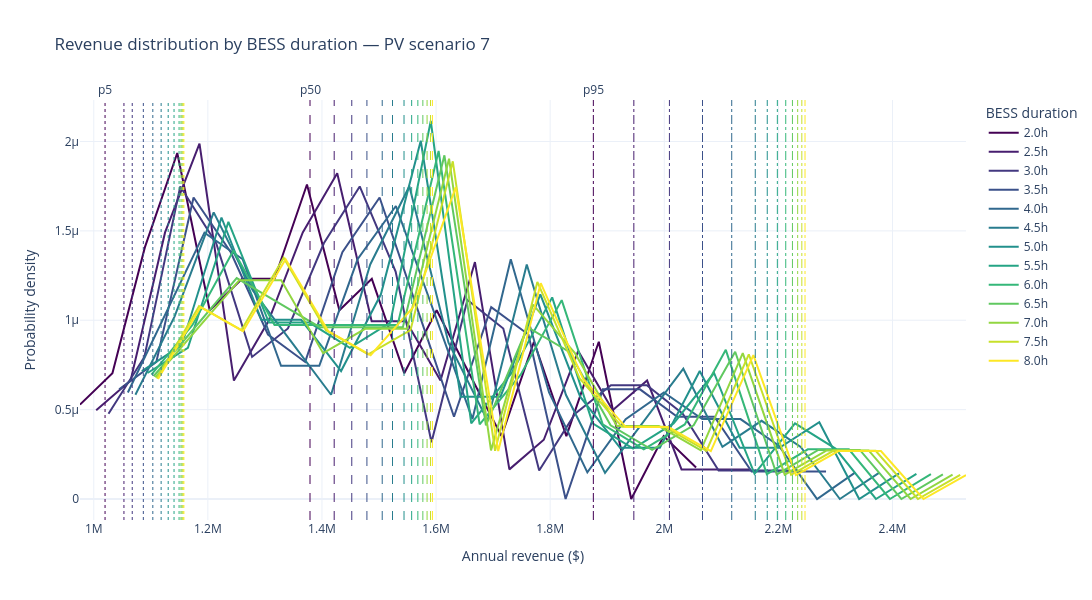

Source (notebook cell):
### Code cell
gen7_data = optimization_output[optimization_output['gen_scenario'] == 7]

fig = go.Figure()

for duration in durations:
    color = duration_color(duration)
    data = gen7_data[gen7_data['bess_duration_h'] == duration]['sum_actual_revenue_row_total']
    if data.empty:
        continue

    counts, bins = np.histogram(data, bins=20, density=True)
    bin_centers = (bins[:-1] + bins[1:]) / 2
    fig.add_trace(go.Scatter(x=bin_centers, y=counts, mode='lines', name=f'{duration}h', line=dict(color=color)))

    for label, (q, dash) in quantiles.items():
        fig.add_vline(
            x=data.quantile(q),
            line=dict(color=color, dash=dash, width=1),
            annotation_text=label if duration == durations[0] else '',
            annotation_position='top',
        )

fig.update_layout(
    template='plotly_white',
    title='Revenue distribution by BESS duration — PV scenario 7',
    xaxis_title='Annual revenue ($)',
    yaxis_title='Probability density',
    legend_title='BESS duration',
    width=1500,
    height=600,
)
fig.show()

### Figure 1 — Plotly figure (JSON) as saved in the notebook; plotly's stock layout.template omitted (floating-point values rounded to 4 significant figures)
{"data": [{"line": {"color": "rgb(68, 1, 84)"}, "mode": "lines", "name": "2.0h", "type": "scatter", "x": [975900.0, 1033000.0, 1090000.0, 1146000.0, 1203000.0, 1260000.0, 1317000.0, 1374000.0, 1431000.0, 1487000.0, 1544000.0, 1601000.0, 1658000.0, 1715000.0, 1772000.0, 1828000.0, 1885000.0, 1942000.0, 1999000.0, 2056000.0], "y": [5.279e-07, 7.038e-07, 1.408e-06, 1.935e-06, 1.056e-06, 1.232e-06, 1.232e-06, 1.76e-06, 1.056e-06, 1.232e-06, 7.038e-07, 1.056e-06, 7.038e-07, 3.519e-07, 8.798e-07, 3.519e-07, 8.798e-07, 0.0, 3.519e-07, 1.76e-07]}, {"line": {"color": "rgb(71, 30, 111)"}, "mode": "lines", "name": "2.5h", "type": "scatter", "x": [1004000.0, 1065000.0, 1125000.0, 1185000.0, 1246000.0, 1306000.0, 1366000.0, 1427000.0, 1487000.0, 1547000.0, 1608000.0, 1668000.0, 1728000.0, 1789000.0, 1849000.0, 1910000.0, 1970000.0, 2030000.0, 2091000.0, 2151000.0], "y": [4.971e-07, 6.628e-07, 1.491e-06, 1.988e-06, 6.628e-07, 9.942e-07, 1.491e-06, 1.823e-06, 9.942e-07, 9.942e-07, 6.628e-07, 1.326e-06, 1.657e-07, 3.314e-07, 8.285e-07, 4.971e-07, 6.628e-07, 1.657e-07, 1.657e-07, 1.657e-07]}, {"line": {"color": "rgb(67, 56, 128)"}, "mode": "lines", "name": "3.0h", "type": "scatter", "x": [1026000.0, 1089000.0, 1152000.0, 1215000.0, 1277000.0, 1340000.0, 1403000.0, 1466000.0, 1529000.0, 1592000.0, 1655000.0, 1718000.0, 1781000.0, 1844000.0, 1907000.0, 1969000.0, 2032000.0, 2095000.0, 2158000.0, 2221000.0], "y": [4.769e-07, 7.948e-07, 1.749e-06, 1.431e-06, 7.948e-07, 9.538e-07, 1.431e-06, 1.749e-06, 1.272e-06, 3.179e-07, 1.113e-06, 9.538e-07, 1.59e-07, 4.769e-07, 6.359e-07, 6.359e-07, 4.769e-07, 1.59e-07, 1.59e-07, 1.59e-07]}, {"line": {"color": "rgb(59, 81, 138)"}, "mode": "lines", "name": "3.5h", "type": "scatter", "x": [1045000.0, 1110000.0, 1175000.0, 1240000.0, 1305000.0, 1371000.0, 1436000.0, 1501000.0, 1566000.0, 1631000.0, 1697000.0, 1762000.0, 1827000.0, 1892000.0, 1957000.0, 2023000.0, 2088000.0, 2153000.0, 2218000.0, 2284000.0], "y": [6.134e-07, 7.667e-07, 1.687e-06, 1.38e-06, 9.201e-07, 7.667e-07, 1.38e-06, 1.687e-06, 1.073e-06, 4.6e-07, 1.073e-06, 9.201e-07, 0.0, 6.134e-07, 6.134e-07, 4.6e-07, 4.6e-07, 1.533e-07, 1.533e-07, 1.533e-07]}, {"line": {"color": "rgb(49, 104, 142)"}, "mode": "lines", "name": "4.0h", "type": "scatter", "x": [1060000.0, 1127000.0, 1194000.0, 1261000.0, 1328000.0, 1395000.0, 1462000.0, 1530000.0, 1597000.0, 1664000.0, 1731000.0, 1798000.0, 1865000.0, 1932000.0, 1999000.0, 2067000.0, 2134000.0, 2201000.0, 2268000.0, 2335000.0], "y": [5.96e-07, 1.043e-06, 1.49e-06, 1.341e-06, 7.45e-07, 7.45e-07, 1.341e-06, 1.639e-06, 1.043e-06, 4.47e-07, 1.341e-06, 5.96e-07, 1.49e-07, 4.47e-07, 5.96e-07, 4.47e-07, 4.47e-07, 2.98e-07, 0.0, 1.49e-07]}, {"line": {"color": "rgb(41, 124, 142)"}, "mode": "lines", "name": "4.5h", "type": "scatter", "x": [1073000.0, 1142000.0, 1210000.0, 1279000.0, 1347000.0, 1416000.0, 1485000.0, 1553000.0, 1622000.0, 1690000.0, 1759000.0, 1828000.0, 1896000.0, 1965000.0, 2033000.0, 2102000.0, 2171000.0, 2239000.0, 2308000.0, 2376000.0], "y": [5.831e-07, 1.02e-06, 1.604e-06, 1.166e-06, 8.747e-07, 5.831e-07, 1.312e-06, 1.749e-06, 8.747e-07, 4.373e-07, 1.312e-06, 5.831e-07, 1.458e-07, 4.373e-07, 7.289e-07, 2.916e-07, 4.373e-07, 2.916e-07, 0.0, 1.458e-07]}, {"line": {"color": "rgb(34, 144, 140)"}, "mode": "lines", "name": "5.0h", "type": "scatter", "x": [1084000.0, 1154000.0, 1224000.0, 1294000.0, 1364000.0, 1433000.0, 1503000.0, 1573000.0, 1643000.0, 1713000.0, 1783000.0, 1853000.0, 1922000.0, 1992000.0, 2062000.0, 2132000.0, 2202000.0, 2272000.0, 2342000.0, 2411000.0], "y": [7.158e-07, 8.589e-07, 1.575e-06, 1.002e-06, 1.002e-06, 7.158e-07, 1.145e-06, 2.004e-06, 5.726e-07, 5.726e-07, 1.145e-06, 5.726e-07, 2.863e-07, 2.863e-07, 7.158e-07, 2.863e-07, 2.863e-07, 4.295e-07, 0.0, 1.432e-07]}, {"line": {"color": "rgb(37, 164, 133)"}, "mode": "lines", "name": "5.5h", "type": "scatter", "x": [1094000.0, 1165000.0, 1236000.0, 1307000.0, 1378000.0, 1449000.0, 1520000.0, 1591000.0, 1662000.0, 1733000.0, 1804000.0, 1874000.0, 1945000.0, 2016000.0, 2087000.0, 2158000.0, 2229000.0, 2300000.0, 2371000.0, 2442000.0], "y": [7.049e-07, 8.458e-07, 1.551e-06, 9.868e-07, 9.868e-07, 8.458e-07, 9.868e-07, 2.115e-06, 4.229e-07, 7.049e-07, 1.128e-06, 4.229e-07, 2.819e-07, 4.229e-07, 7.049e-07, 1.41e-07, 4.229e-07, 2.819e-07, 0.0, 1.41e-07]}, {"line": {"color": "rgb(53, 183, 121)"}, "mode": "lines", "name": "6.0h", "type": "scatter", "x": [1101000.0, 1173000.0, 1245000.0, 1317000.0, 1389000.0, 1461000.0, 1533000.0, 1604000.0, 1676000.0, 1748000.0, 1820000.0, 1892000.0, 1964000.0, 2036000.0, 2108000.0, 2180000.0, 2252000.0, 2324000.0, 2395000.0, 2467000.0], "y": [6.953e-07, 9.734e-07, 1.391e-06, 9.734e-07, 9.734e-07, 9.734e-07, 9.734e-07, 1.947e-06, 4.172e-07, 6.953e-07, 1.112e-06, 4.172e-07, 2.781e-07, 4.172e-07, 8.344e-07, 1.391e-07, 2.781e-07, 2.781e-07, 0.0, 1.391e-07]}, {"line": {"color": "rgb(96, 200, 96)"}, "mode": "lines", "name": "6.5h", "type": "scatter", "x": [1105000.0, 1178000.0, 1251000.0, 1323000.0, 1396000.0, 1469000.0, 1542000.0, 1615000.0, 1687000.0, 1760000.0, 1833000.0, 1906000.0, 1979000.0, 2052000.0, 2124000.0, 2197000.0, 2270000.0, 2343000.0, 2416000.0, 2488000.0], "y": [6.867e-07, 9.614e-07, 1.236e-06, 1.099e-06, 9.614e-07, 9.614e-07, 9.614e-07, 1.923e-06, 4.12e-07, 9.614e-07, 8.24e-07, 4.12e-07, 2.747e-07, 4.12e-07, 8.24e-07, 1.373e-07, 2.747e-07, 2.747e-07, 0.0, 1.373e-07]}, {"line": {"color": "rgb(146, 214, 65)"}, "mode": "lines", "name": "7.0h", "type": "scatter", "x": [1108000.0, 1181000.0, 1255000.0, 1329000.0, 1402000.0, 1476000.0, 1549000.0, 1623000.0, 1696000.0, 1770000.0, 1843000.0, 1917000.0, 1991000.0, 2064000.0, 2138000.0, 2211000.0, 2285000.0, 2358000.0, 2432000.0, 2505000.0], "y": [6.798e-07, 9.518e-07, 1.224e-06, 1.224e-06, 8.158e-07, 9.518e-07, 9.518e-07, 1.904e-06, 2.719e-07, 1.088e-06, 8.158e-07, 4.079e-07, 4.079e-07, 2.719e-07, 8.158e-07, 1.36e-07, 2.719e-07, 2.719e-07, 0.0, 1.36e-07]}, {"line": {"color": "rgb(199, 224, 42)"}, "mode": "lines", "name": "7.5h", "type": "scatter", "x": [1110000.0, 1185000.0, 1259000.0, 1333000.0, 1407000.0, 1481000.0, 1555000.0, 1629000.0, 1703000.0, 1778000.0, 1852000.0, 1926000.0, 2000000.0, 2074000.0, 2148000.0, 2222000.0, 2296000.0, 2371000.0, 2445000.0, 2519000.0], "y": [6.746e-07, 1.079e-06, 9.444e-07, 1.349e-06, 9.444e-07, 8.095e-07, 9.444e-07, 1.889e-06, 2.698e-07, 1.214e-06, 6.746e-07, 4.047e-07, 4.047e-07, 2.698e-07, 8.095e-07, 1.349e-07, 2.698e-07, 2.698e-07, 0.0, 1.349e-07]}, {"line": {"color": "rgb(253, 231, 37)"}, "mode": "lines", "name": "8.0h", "type": "scatter", "x": [1113000.0, 1187000.0, 1262000.0, 1336000.0, 1411000.0, 1485000.0, 1560000.0, 1634000.0, 1709000.0, 1783000.0, 1858000.0, 1933000.0, 2007000.0, 2082000.0, 2156000.0, 2231000.0, 2305000.0, 2380000.0, 2454000.0, 2529000.0], "y": [6.708e-07, 1.073e-06, 9.391e-07, 1.342e-06, 9.391e-07, 8.049e-07, 1.073e-06, 1.744e-06, 2.683e-07, 1.207e-06, 6.708e-07, 4.025e-07, 4.025e-07, 2.683e-07, 8.049e-07, 1.342e-07, 2.683e-07, 2.683e-07, 0.0, 1.342e-07]}], "layout": {"annotations": [{"showarrow": false, "text": "p5", "x": 1020000.0, "xanchor": "center", "xref": "x", "y": 1, "yanchor": "bottom", "yref": "y domain"}, {"showarrow": false, "text": "p50", "x": 1379000.0, "xanchor": "center", "xref": "x", "y": 1, "yanchor": "bottom", "yref": "y domain"}, {"showarrow": false, "text": "p95", "x": 1876000.0, "xanchor": "center", "xref": "x", "y": 1, "yanchor": "bottom", "yref": "y domain"}, {"showarrow": false, "text": "", "x": 1053000.0, "xanchor": "center", "xref": "x", "y": 1, "yanchor": "bottom", "yref": "y domain"}, {"showarrow": false, "text": "", "x": 1421000.0, "xanchor": "center", "xref": "x", "y": 1, "yanchor": "bottom", "yref": "y domain"}, {"showarrow": false, "text": "", "x": 1947000.0, "xanchor": "center", "xref": "x", "y": 1, "yanchor": "bottom", "yref": "y domain"}, {"showarrow": false, "text": "", "x": 1067000.0, "xanchor": "center", "xref": "x", "y": 1, "yanchor": "bottom", "yref": "y domain"}, {"showarrow": false, "text": "", "x": 1452000.0, "xanchor": "center", "xref": "x", "y": 1, "yanchor": "bottom", "yref": "y domain"}, {"showarrow": false, "text": "", "x": 2009000.0, "xanchor": "center", "xref": "x", "y": 1, "yanchor": "bottom", "yref": "y domain"}, {"showarrow": false, "text": "", "x": 1087000.0, "xanchor": "center", "xref": "x", "y": 1, "yanchor": "bottom", "yref": "y domain"}, {"showarrow": false, "text": "", "x": 1479000.0, "xanchor": "center", "xref": "x", "y": 1, "yanchor": "bottom", "yref": "y domain"}, {"showarrow": false, "text": "", "x": 2067000.0, "xanchor": "center", "xref": "x", "y": 1, "yanchor": "bottom", "yref": "y domain"}, {"showarrow": false, "text": "", "x": 1104000.0, "xanchor": "center", "xref": "x", "y": 1, "yanchor": "bottom", "yref": "y domain"}, {"showarrow": false, "text": "", "x": 1506000.0, "xanchor": "center", "xref": "x", "y": 1, "yanchor": "bottom", "yref": "y domain"}, {"showarrow": false, "text": "", "x": 2118000.0, "xanchor": "center", "xref": "x", "y": 1, "yanchor": "bottom", "yref": "y domain"}, {"showarrow": false, "text": "", "x": 1118000.0, "xanchor": "center", "xref": "x", "y": 1, "yanchor": "bottom", "yref": "y domain"}, {"showarrow": false, "text": "", "x": 1524000.0, "xanchor": "center", "xref": "x", "y": 1, "yanchor": "bottom", "yref": "y domain"}, {"showarrow": false, "text": "", "x": 2160000.0, "xanchor": "center", "xref": "x", "y": 1, "yanchor": "bottom", "yref": "y domain"}, {"showarrow": false, "text": "", "x": 1130000.0, "xanchor": "center", "xref": "x", "y": 1, "yanchor": "bottom", "yref": "y domain"}, {"showarrow": false, "text": "", "x": 1544000.0, "xanchor": "center", "xref": "x", "y": 1, "yanchor": "bottom", "yref": "y domain"}, {"showarrow": false, "text": "", "x": 2181000.0, "xanchor": "center", "xref": "x", "y": 1, "yanchor": "bottom", "yref": "y domain"}, {"showarrow": false, "text": "", "x": 1141000.0, "xanchor": "center", "xref": "x", "y": 1, "yanchor": "bottom", "yref": "y domain"}, {"showarrow": false, "text": "", "x": 1557000.0, "xanchor": "center", "xref": "x", "y": 1, "yanchor": "bottom", "yref": "y domain"}, {"showarrow": false, "text": "", "x": 2198000.0, "xanchor": "center", "xref": "x", "y": 1, "yanchor": "bottom", "yref": "y domain"}, {"showarrow": false, "text": "", "x": 1150000.0, "xanchor": "center", "xref": "x", "y": 1, "yanchor": "bottom", "yref": "y domain"}, {"showarrow": false, "text": "", "x": 1568000.0, "xanchor": "center", "xref": "x", "y": 1, "yanchor": "bottom", "yref": "y domain"}, {"showarrow": false, "text": "", "x": 2213000.0, "xanchor": "center", "xref": "x", "y": 1, "yanchor": "bottom", "yref": "y domain"}, {"showarrow": false, "text": "", "x": 1153000.0, "xanchor": "center", "xref": "x", "y": 1, "yanchor": "bottom", "yref": "y domain"}, {"showarrow": false, "text": "", "x": 1577000.0, "xanchor": "center", "xref": "x", "y": 1, "yanchor": "bottom", "yref": "y domain"}, {"showarrow": false, "text": "", "x": 2225000.0, "xanchor": "center", "xref": "x", "y": 1, "yanchor": "bottom", "yref": "y domain"}, {"showarrow": false, "text": "", "x": 1155000.0, "xanchor": "center", "xref": "x", "y": 1, "yanchor": "bottom", "yref": "y domain"}, {"showarrow": false, "text": "", "x": 1584000.0, "xanchor": "center", "xref": "x", "y": 1, "yanchor": "bottom", "yref": "y domain"}, {"showarrow": false, "text": "", "x": 2234000.0, "xanchor": "center", "xref": "x", "y": 1, "yanchor": "bottom", "yref": "y domain"}, {"showarrow": false, "text": "", "x": 1157000.0, "xanchor": "center", "xref": "x", "y": 1, "yanchor": "bottom", "yref": "y domain"}, {"showarrow": false, "text": "", "x": 1590000.0, "xanchor": "center", "xref": "x", "y": 1, "yanchor": "bottom", "yref": "y domain"}, {"showarrow": false, "text": "", "x": 2241000.0, "xanchor": "center", "xref": "x", "y": 1, "yanchor": "bottom", "yref": "y domain"}, {"showarrow": false, "text": "", "x": 1158000.0, "xanchor": "center", "xref": "x", "y": 1, "yanchor": "bottom", "yref": "y domain"}, {"showarrow": false, "text": "", "x": 1594000.0, "xanchor": "center", "xref": "x", "y": 1, "yanchor": "bottom", "yref": "y domain"}, {"showarrow": false, "text": "", "x": 2247000.0, "xanchor": "center", "xref": "x", "y": 1, "yanchor": "bottom", "yref": "y domain"}], "height": 600, "legend": {"title": {"text": "BESS duration"}}, "shapes": [{"line": {"color": "rgb(68, 1, 84)", "dash": "dot", "width": 1}, "type": "line", "x0": 1020000.0, "x1": 1020000.0, "xref": "x", "y0": 0, "y1": 1, "yref": "y domain"}, {"line": {"color": "rgb(68, 1, 84)", "dash": "dash", "width": 1}, "type": "line", "x0": 1379000.0, "x1": 1379000.0, "xref": "x", "y0": 0, "y1": 1, "yref": "y domain"}, {"line": {"color": "rgb(68, 1, 84)", "dash": "dashdot", "width": 1}, "type": "line", "x0": 1876000.0, "x1": 1876000.0, "xref": "x", "y0": 0, "y1": 1, "yref": "y domain"}, {"line": {"color": "rgb(71, 30, 111)", "dash": "dot", "width": 1}, "type": "line", "x0": 1053000.0, "x1": 1053000.0, "xref": "x", "y0": 0, "y1": 1, "yref": "y domain"}, {"line": {"color": "rgb(71, 30, 111)", "dash": "dash", "width": 1}, "type": "line", "x0": 1421000.0, "x1": 1421000.0, "xref": "x", "y0": 0, "y1": 1, "yref": "y domain"}, {"line": {"color": "rgb(71, 30, 111)", "dash": "dashdot", "width": 1}, "type": "line", "x0": 1947000.0, "x1": 1947000.0, "xref": "x", "y0": 0, "y1": 1, "yref": "y domain"}, {"line": {"color": "rgb(67, 56, 128)", "dash": "dot", "width": 1}, "type": "line", "x0": 1067000.0, "x1": 1067000.0, "xref": "x", "y0": 0, "y1": 1, "yref": "y domain"}, {"line": {"color": "rgb(67, 56, 128)", "dash": "dash", "width": 1}, "type": "line", "x0": 1452000.0, "x1": 1452000.0, "xref": "x", "y0": 0, "y1": 1, "yref": "y domain"}, {"line": {"color": "rgb(67, 56, 128)", "dash": "dashdot", "width": 1}, "type": "line", "x0": 2009000.0, "x1": 2009000.0, "xref": "x", "y0": 0, "y1": 1, "yref": "y domain"}, {"line": {"color": "rgb(59, 81, 138)", "dash": "dot", "width": 1}, "type": "line", "x0": 1087000.0, "x1": 1087000.0, "xref": "x", "y0": 0, "y1": 1, "yref": "y domain"}, {"line": {"color": "rgb(59, 81, 138)", "dash": "dash", "width": 1}, "type": "line", "x0": 1479000.0, "x1": 1479000.0, "xref": "x", "y0": 0, "y1": 1, "yref": "y domain"}, {"line": {"color": "rgb(59, 81, 138)", "dash": "dashdot", "width": 1}, "type": "line", "x0": 2067000.0, "x1": 2067000.0, "xref": "x", "y0": 0, "y1": 1, "yref": "y domain"}, {"line": {"color": "rgb(49, 104, 142)", "dash": "dot", "width": 1}, "type": "line", "x0": 1104000.0, "x1": 1104000.0, "xref": "x", "y0": 0, "y1": 1, "yref": "y domain"}, {"line": {"color": "rgb(49, 104, 142)", "dash": "dash", "width": 1}, "type": "line", "x0": 1506000.0, "x1": 1506000.0, "xref": "x", "y0": 0, "y1": 1, "yref": "y domain"}, {"line": {"color": "rgb(49, 104, 142)", "dash": "dashdot", "width": 1}, "type": "line", "x0": 2118000.0, "x1": 2118000.0, "xref": "x", "y0": 0, "y1": 1, "yref": "y domain"}, {"line": {"color": "rgb(41, 124, 142)", "dash": "dot", "width": 1}, "type": "line", "x0": 1118000.0, "x1": 1118000.0, "xref": "x", "y0": 0, "y1": 1, "yref": "y domain"}, {"line": {"color": "rgb(41, 124, 142)", "dash": "dash", "width": 1}, "type": "line", "x0": 1524000.0, "x1": 1524000.0, "xref": "x", "y0": 0, "y1": 1, "yref": "y domain"}, {"line": {"color": "rgb(41, 124, 142)", "dash": "dashdot", "width": 1}, "type": "line", "x0": 2160000.0, "x1": 2160000.0, "xref": "x", "y0": 0, "y1": 1, "yref": "y domain"}, {"line": {"color": "rgb(34, 144, 140)", "dash": "dot", "width": 1}, "type": "line", "x0": 1130000.0, "x1": 1130000.0, "xref": "x", "y0": 0, "y1": 1, "yref": "y domain"}, {"line": {"color": "rgb(34, 144, 140)", "dash": "dash", "width": 1}, "type": "line", "x0": 1544000.0, "x1": 1544000.0, "xref": "x", "y0": 0, "y1": 1, "yref": "y domain"}, {"line": {"color": "rgb(34, 144, 140)", "dash": "dashdot", "width": 1}, "type": "line", "x0": 2181000.0, "x1": 2181000.0, "xref": "x", "y0": 0, "y1": 1, "yref": "y domain"}, {"line": {"color": "rgb(37, 164, 133)", "dash": "dot", "width": 1}, "type": "line", "x0": 1141000.0, "x1": 1141000.0, "xref": "x", "y0": 0, "y1": 1, "yref": "y domain"}, {"line": {"color": "rgb(37, 164, 133)", "dash": "dash", "width": 1}, "type": "line", "x0": 1557000.0, "x1": 1557000.0, "xref": "x", "y0": 0, "y1": 1, "yref": "y domain"}, {"line": {"color": "rgb(37, 164, 133)", "dash": "dashdot", "width": 1}, "type": "line", "x0": 2198000.0, "x1": 2198000.0, "xref": "x", "y0": 0, "y1": 1, "yref": "y domain"}, {"line": {"color": "rgb(53, 183, 121)", "dash": "dot", "width": 1}, "type": "line", "x0": 1150000.0, "x1": 1150000.0, "xref": "x", "y0": 0, "y1": 1, "yref": "y domain"}, {"line": {"color": "rgb(53, 183, 121)", "dash": "dash", "width": 1}, "type": "line", "x0": 1568000.0, "x1": 1568000.0, "xref": "x", "y0": 0, "y1": 1, "yref": "y domain"}, {"line": {"color": "rgb(53, 183, 121)", "dash": "dashdot", "width": 1}, "type": "line", "x0": 2213000.0, "x1": 2213000.0, "xref": "x", "y0": 0, "y1": 1, "yref": "y domain"}, {"line": {"color": "rgb(96, 200, 96)", "dash": "dot", "width": 1}, "type": "line", "x0": 1153000.0, "x1": 1153000.0, "xref": "x", "y0": 0, "y1": 1, "yref": "y domain"}, {"line": {"color": "rgb(96, 200, 96)", "dash": "dash", "width": 1}, "type": "line", "x0": 1577000.0, "x1": 1577000.0, "xref": "x", "y0": 0, "y1": 1, "yref": "y domain"}, {"line": {"color": "rgb(96, 200, 96)", "dash": "dashdot", "width": 1}, "type": "line", "x0": 2225000.0, "x1": 2225000.0, "xref": "x", "y0": 0, "y1": 1, "yref": "y domain"}, {"line": {"color": "rgb(146, 214, 65)", "dash": "dot", "width": 1}, "type": "line", "x0": 1155000.0, "x1": 1155000.0, "xref": "x", "y0": 0, "y1": 1, "yref": "y domain"}, {"line": {"color": "rgb(146, 214, 65)", "dash": "dash", "width": 1}, "type": "line", "x0": 1584000.0, "x1": 1584000.0, "xref": "x", "y0": 0, "y1": 1, "yref": "y domain"}, {"line": {"color": "rgb(146, 214, 65)", "dash": "dashdot", "width": 1}, "type": "line", "x0": 2234000.0, "x1": 2234000.0, "xref": "x", "y0": 0, "y1": 1, "yref": "y domain"}, {"line": {"color": "rgb(199, 224, 42)", "dash": "dot", "width": 1}, "type": "line", "x0": 1157000.0, "x1": 1157000.0, "xref": "x", "y0": 0, "y1": 1, "yref": "y domain"}, {"line": {"color": "rgb(199, 224, 42)", "dash": "dash", "width": 1}, "type": "line", "x0": 1590000.0, "x1": 1590000.0, "xref": "x", "y0": 0, "y1": 1, "yref": "y domain"}, {"line": {"color": "rgb(199, 224, 42)", "dash": "dashdot", "width": 1}, "type": "line", "x0": 2241000.0, "x1": 2241000.0, "xref": "x", "y0": 0, "y1": 1, "yref": "y domain"}, {"line": {"color": "rgb(253, 231, 37)", "dash": "dot", "width": 1}, "type": "line", "x0": 1158000.0, "x1": 1158000.0, "xref": "x", "y0": 0, "y1": 1, "yref": "y domain"}, {"line": {"color": "rgb(253, 231, 37)", "dash": "dash", "width": 1}, "type": "line", "x0": 1594000.0, "x1": 1594000.0, "xref": "x", "y0": 0, "y1": 1, "yref": "y domain"}, {"line": {"color": "rgb(253, 231, 37)", "dash": "dashdot", "width": 1}, "type": "line", "x0": 2247000.0, "x1": 2247000.0, "xref": "x", "y0": 0, "y1": 1, "yref": "y domain"}], "title": {"text": "Revenue distribution by BESS duration — PV scenario 7"}, "width": 1500, "xaxis": {"title": {"text": "Annual revenue ($)"}}, "yaxis": {"title": {"text": "Probability density"}}}}
